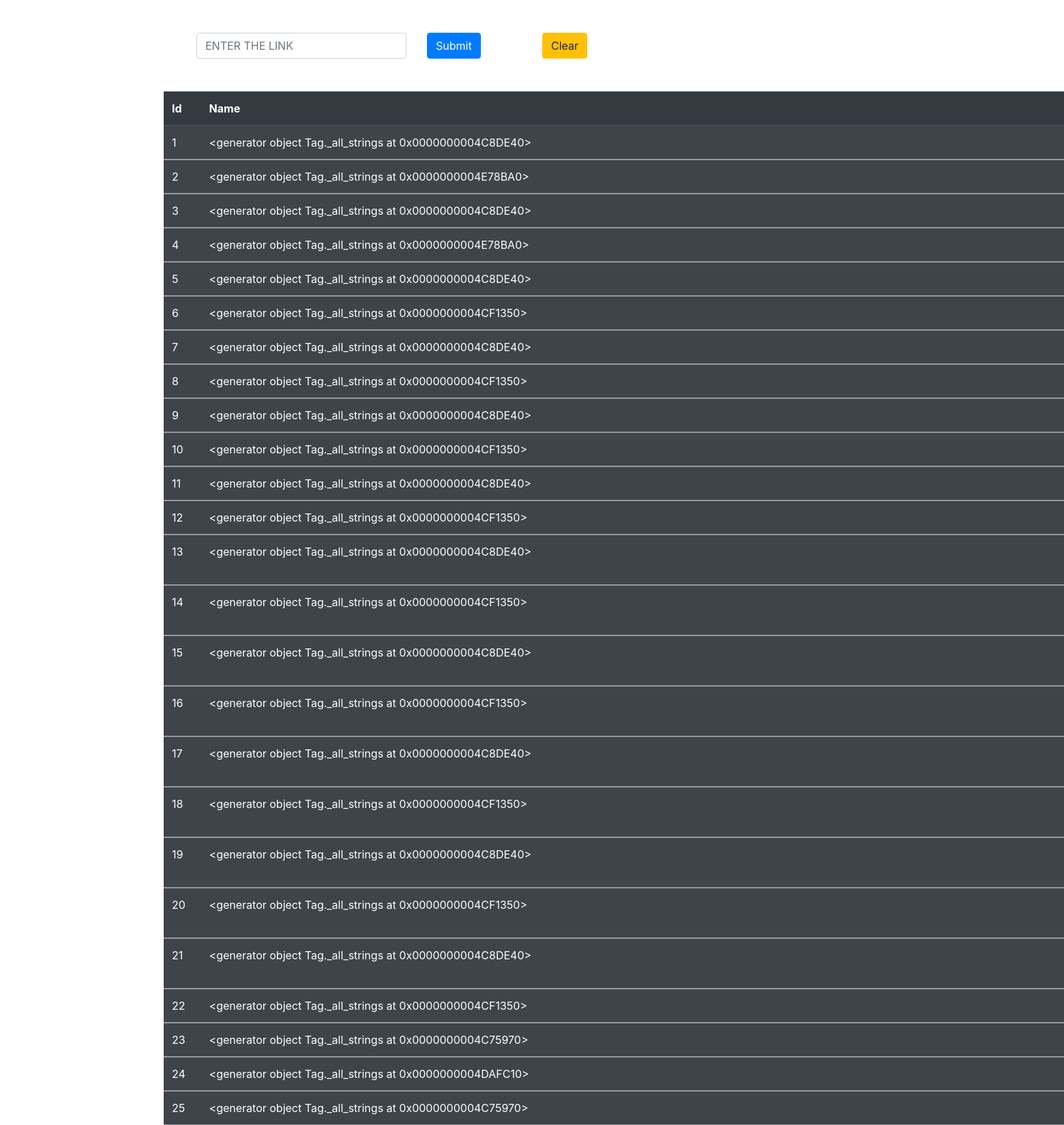
The page / (upper part) on the database its author committed.
### websitescraper_app/models.py (models this page shows, shortened)
class Links(models.Model):
    address=models.CharField(max_length=500,null=True,blank=True)
    stringname=models.CharField(max_length=500,null=True,blank=True)

### websitescraper_app/views.py (the view)
# urls.py: path('',views.home,name='home'),
def home(request):
    if request.method== "POST":
        link_new=request.POST.get('page','')
        urls=requests.get(link_new)
        beautysoup=BeautifulSoup(urls.text,'html.parser')
        for link in beautysoup.find_all('a'):
            li_address=link.get('href')
            li_name=link.string
            Links.objects.create(address=li_address,stringname=li_name)
        return HttpResponseRedirect('/')
    else:
        data_values=Links.objects.all()
    return render(request,'home.html',{'data_values':data_values})

### templates/home.html (shortened to what this page needs)
<!DOCTYPE html>
<html lang="en">
<head>
<link rel="stylesheet" href="https://cdn.jsdelivr.net/npm/bootstrap@4.6.2/dist/css/bootstrap.min.css">  <title>Data</title>
</head>
<body>
<div class="container">
    <div class="row m-5">
        <div class="col-md-4">
            <form method="post" action="/">
                <input class="form-control" name="page" type="text" placeholder="ENTER THE LINK">
        </div>
        <div class="col-md-2">
            <button class="btn btn-primary" type="submit">Submit</button>
        </div>
        <div class="col-md-6">
            <button class="btn btn-warning" type="submit">Clear</button>
        </div>
    </div>
    <div class="container">
        <div class="row">
            <div class="col-md-4">
                <table class="table table-dark table-striped">
                    <thead>
                    <tr>
                        <th scope="col">Id</th>
                        <th scope="col">Name</th>
                    </tr>
                    </thead>
                    {% for i in data_values %}
                    <tbody>
                    <tr>
                        <td>{{i.id}}</td>
                        <td>{{i.stringname}}</td>
                    </tr>
                    </tbody>
                    {% endfor %}
                </table>
            </div>
        </div>
    </div>
</div>
</body>
</html>

### rows shown on the page
Links: id "1", stringname "<generator object Tag._all_strings at 0x0000000004C8DE40>"
Links: id "2", stringname "<generator object Tag._all_strings at 0x0000000004E78BA0>"
Links: id "3", stringname "<generator object Tag._all_strings at 0x0000000004C8DE40>"
Links: id "4", stringname "<generator object Tag._all_strings at 0x0000000004E78BA0>"
Links: id "5", stringname "<generator object Tag._all_strings at 0x0000000004C8DE40>"
Links: id "6", stringname "<generator object Tag._all_strings at 0x0000000004CF1350>"
Links: id "7", stringname "<generator object Tag._all_strings at 0x0000000004C8DE40>"
Links: id "8", stringname "<generator object Tag._all_strings at 0x0000000004CF1350>"
Links: id "9", stringname "<generator object Tag._all_strings at 0x0000000004C8DE40>"
Links: id "10", stringname "<generator object Tag._all_strings at 0x0000000004CF1350>"
Links: id "11", stringname "<generator object Tag._all_strings at 0x0000000004C8DE40>"
Links: id "12", stringname "<generator object Tag._all_strings at 0x0000000004CF1350>"
Links: id "13", stringname "<generator object Tag._all_strings at 0x0000000004C8DE40>"
Links: id "14", stringname "<generator object Tag._all_strings at 0x0000000004CF1350>"
Links: id "15", stringname "<generator object Tag._all_strings at 0x0000000004C8DE40>"
Links: id "16", stringname "<generator object Tag._all_strings at 0x0000000004CF1350>"
Links: id "17", stringname "<generator object Tag._all_strings at 0x0000000004C8DE40>"
Links: id "18", stringname "<generator object Tag._all_strings at 0x0000000004CF1350>"
Links: id "19", stringname "<generator object Tag._all_strings at 0x0000000004C8DE40>"
Links: id "20", stringname "<generator object Tag._all_strings at 0x0000000004CF1350>"
Links: id "21", stringname "<generator object Tag._all_strings at 0x0000000004C8DE40>"
Links: id "22", stringname "<generator object Tag._all_strings at 0x0000000004CF1350>"
Links: id "23", stringname "<generator object Tag._all_strings at 0x0000000004C75970>"
Links: id "24", stringname "<generator object Tag._all_strings at 0x0000000004DAFC10>"
Links: id "25", stringname "<generator object Tag._all_strings at 0x0000000004C75970>"
